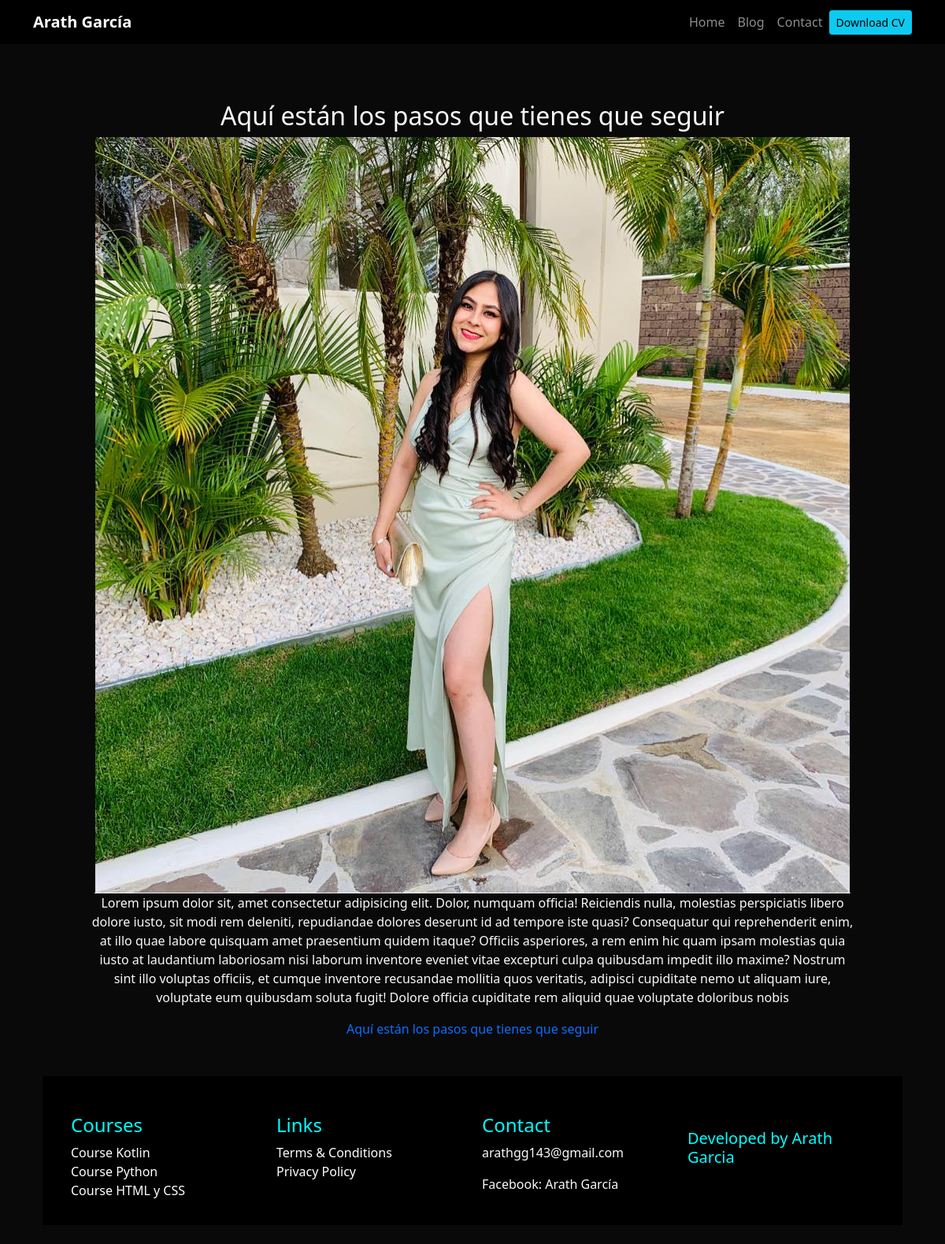
The app's page /blog/5 with its own data.
### blog/models.py (models this page shows)
class Post(models.Model):
    title = models.CharField(max_length=100)
    description = models.TextField()
    image = models.ImageField(upload_to='blog/images')
    date = models.DateField(datetime.date.today)

### blog/views.py (the view)
# urls.py: path('<int:post_id>', post_detail, name="post_detail")
def post_detail(request, post_id):
    post = get_object_or_404(Post, pk=post_id)
    return render(request, 'post_detail.html', {"post":post})

### blog/templates/post_detail.html
{% extends 'layout.html' %}
{% block content %}
<div class="container text-center">
    <div class="row p-5">
        <div class="col">
            <h2>{{post.title}}</h2>
            <img class="img-fluid" src="{{post.image.url}}" alt="{{post.title}}">
            <p>{{post.description|safe}}</p>
            <a class="text-decoration-none d-flex justify-content-center" href="{% url 'blog:post_detail' post.id %}">{{post.title}}</a>
    </div>
    </div>
</div
{% endblock %}

### portfolio/static/main.css (style rules this page uses)
body { background: #090909; }

### records on screen
Post: title "Aquí están los pasos que tienes que seguir", image (picture), description "Lorem ipsum dolor sit, amet consectetur adipisicing elit. Dolor, numquam officia! Reiciendis nulla, molestias perspiciatis libero dolore iusto, sit modi rem deleniti, repudiandae dolores deserunt id ad tempore iste quasi? Consequatur qui reprehenderit enim, at illo quae labore quisquam amet praesentium quidem itaque? Officiis asperiores, a rem enim hic quam ipsam molestias quia iusto at laudantium laboriosam nisi laborum inventore eveniet vitae excepturi culpa quibusdam impedit illo maxime? Nostrum sint illo voluptas officiis, et cumque inventore recusandae mollitia quos veritatis, adipisci cupiditate nemo ut aliquam iure, voluptate eum quibusdam soluta fugit! Dolore officia cupiditate rem…"
